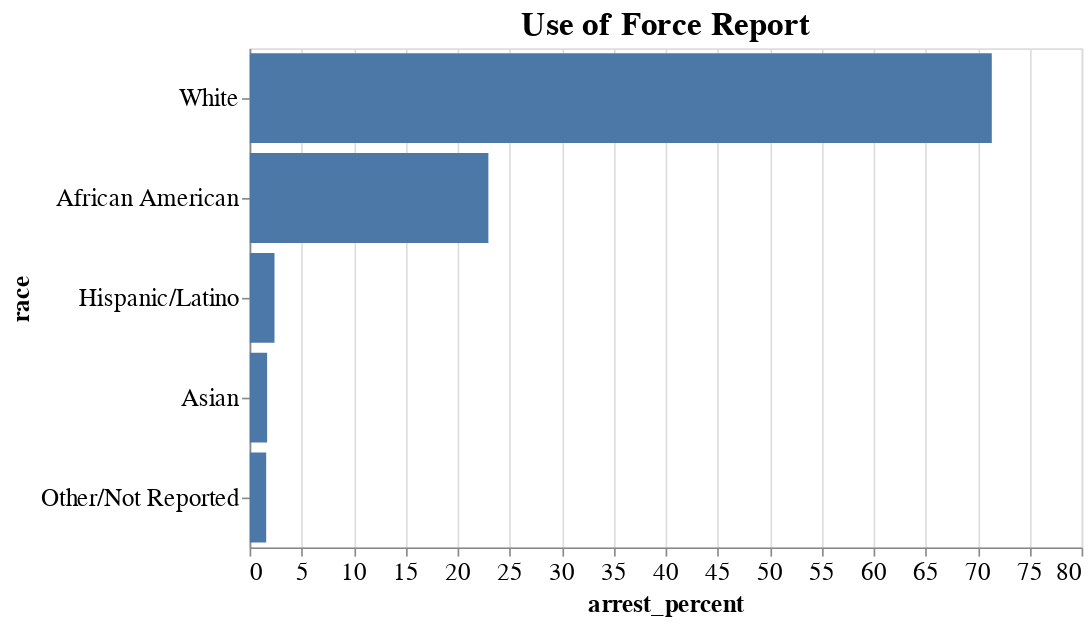

Notebook cell for this chart:
### Code cell
alt.Chart(prace).mark_bar().encode(
    x=alt.X('arrest_percent',),
    y=alt.Y('race:N', sort='-x'),
    tooltip=alt.Tooltip(['arrest_percent:Q'], format='.2f')
).properties(
    title='Use of Force Report',
    width=500,
    height=300,
).configure_title(
    fontSize=20
).configure_axis(
    labelFontSize=15,
    titleFontSize=15
).interactive()

### Figure 1 — Vega-Lite specification as saved in the notebook (floating-point values rounded to 4 significant figures)
{"config": {"view": {"continuousWidth": 400, "continuousHeight": 300}, "axis": {"labelFontSize": 15, "titleFontSize": 15}, "title": {"fontSize": 20}}, "data": {"name": "data-a9c749d01cab881812a73fe05359f0f3"}, "mark": "bar", "encoding": {"tooltip": [{"type": "quantitative", "field": "arrest_percent", "format": ".2f"}], "x": {"type": "quantitative", "field": "arrest_percent"}, "y": {"type": "nominal", "field": "race", "sort": "-x"}}, "height": 300, "selection": {"selector068": {"type": "interval", "bind": "scales", "encodings": ["x", "y"]}}, "title": "Use of Force Report", "width": 500, "$schema": "https://vega.github.io/schema/vega-lite/v4.8.1.json", "datasets": {"data-a9c749d01cab881812a73fe05359f0f3": [{"race": "African American", "officers_involved_percent": 21.37, "age_percent": 19.37, "subject_mh_percent": 11.98, "subject_alcohol_percent": 15.29, "subject_drug_percent": 18.35, "physical_emptyhand_percent": 17.32, "oc_spray_display_percent": 10.39, "oc_spray_percent": 19.08, "taser_display_percent": 17.88, "taser_percent": 25.37, "firearm_pointed_percent": 28.81, "firearm_fired_percent": 0.0, "sub_refused_commands_percent": 19.03, "sub_walk_ran_percent": 21.95, "sub_threats_percent": 14.15, "sub_escape_percent": 18.96, "sub_assault_cues_percent": 16.94, "sub_passive_percent": 17.66, "sub_active_percent": 17.33, "sub_assaultive_percent": 19.2, "sub_used_weapon_percent": 15.56, "arrest_percent": 22.96, "officer_injured_percent": 21.84, "subject_injured_percent": 15.6}, {"race": "Asian", "officers_involved_percent": 2.155, "age_percent": 2.08, "subject_mh_percent": 2.222, "subject_alcohol_percent": 2.567, "subject_drug_percent": 0.4587, "physical_emptyhand_percent": 2.437, "oc_spray_display_percent": 1.299, "oc_spray_percent": 2.961, "taser_display_percent": 2.649, "taser_percent": 1.493, "firearm_pointed_percent": 2.072, "firearm_fired_percent": 0.0, "sub_refused_commands_percent": 2.184, "sub_walk_ran_percent": 1.22, "sub_threats_percent": 2.439, "sub_escape_percent": 2.602, "sub_assault_cues_percent": 2.823, "sub_passive_percent": 1.835, "sub_active_percent": 2.141, "sub_assaultive_percent": 1.995, "sub_used_weapon_percent": 2.222, "arrest_percent": 1.684, "officer_injured_percent": 1.942, "subject_injured_percent": 0.9174}, {"race": "Hispanic/Latino", "officers_involved_percent": 2.49, "age_percent": 2.168, "subject_mh_percent": 1.728, "subject_alcohol_percent": 2.902, "subject_drug_percent": 0.9174, "physical_emptyhand_percent": 2.176, "oc_spray_display_percent": 5.195, "oc_spray_percent": 2.961, "taser_display_percent": 1.987, "taser_percent": 4.478, "firearm_pointed_percent": 1.695, "firearm_fired_percent": 0.0, "sub_refused_commands_percent": 2.496, "sub_walk_ran_percent": 1.829, "sub_threats_percent": 2.927, "sub_escape_percent": 2.23, "sub_assault_cues_percent": 2.419, "sub_passive_percent": 2.294, "sub_active_percent": 2.65, "sub_assaultive_percent": 2.743, "sub_used_weapon_percent": 4.444, "arrest_percent": 2.394, "officer_injured_percent": 2.427, "subject_injured_percent": 3.058}, {"race": "Other/Not Reported", "officers_involved_percent": 1.932, "age_percent": 1.711, "subject_mh_percent": 1.852, "subject_alcohol_percent": 1.897, "subject_drug_percent": 1.376, "physical_emptyhand_percent": 1.741, "oc_spray_display_percent": 1.299, "oc_spray_percent": 2.303, "taser_display_percent": 2.649, "taser_percent": 4.478, "firearm_pointed_percent": 2.26, "firearm_fired_percent": 0.0, "sub_refused_commands_percent": 1.716, "sub_walk_ran_percent": 2.439, "sub_threats_percent": 1.463, "sub_escape_percent": 0.3717, "sub_assault_cues_percent": 2.016, "sub_passive_percent": 1.147, "sub_active_percent": 1.631, "sub_assaultive_percent": 2.993, "sub_used_weapon_percent": 4.444, "arrest_percent": 1.596, "officer_injured_percent": 3.398, "subject_injured_percent": 1.529}, {"race": "White", "officers_involved_percent": 72.05, "age_percent": 74.67, "subject_mh_percent": 82.22, "subject_alcohol_percent": 77.34, "subject_drug_percent": 78.9, "physical_emptyhand_percent": 76.33, "oc_spray_display_percent": 81.82, "oc_spray_percent": 72.7, "taser_display_percent": 74.83, "taser_percent": 64.18, "firearm_pointed_percent": 65.16, "firearm_fired_percent": 100.0, "sub_refused_commands_percent": 74.57, "sub_walk_ran_percent": 72.56, "sub_threats_percent": 79.02, "sub_escape_percent": 75.84, "sub_assault_cues_percent": 75.81, "sub_passive_percent": 77.06, "sub_active_percent": 76.25, "sub_assaultive_percent": 73.07, "sub_used_weapon_percent": 73.33, "arrest_percent": 71.37, "officer_injured_percent": 70.39, "subject_injured_percent": 78.9}]}}
